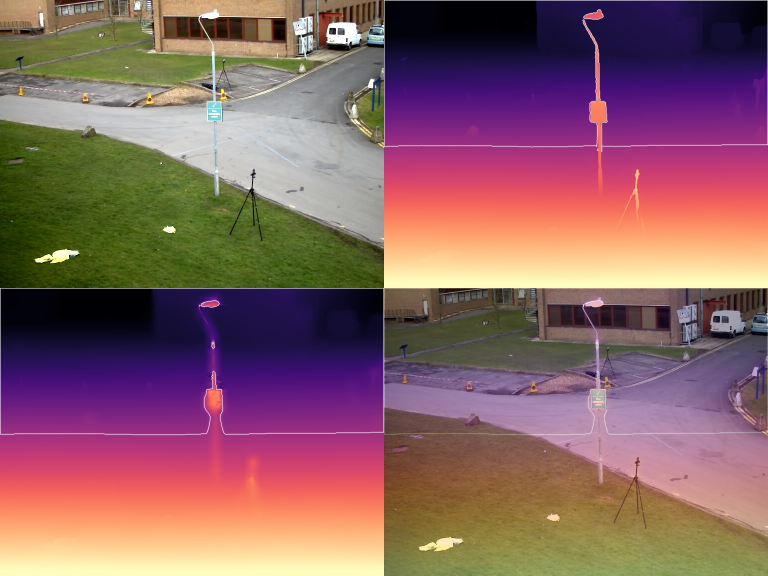
#> input picture prototype/site/inputs/depth_cmp.jpg, 1536 x 1152 px (shown at 1/2 size)
$ python -i styles.py   (imports and definitions only)   (older library calls are emulated)
#> lines starting #> are read from the running program, lines starting #| are printed output that depends on the picture; after the words box and inside, x2 and y2 are one past the last pixel; in counts of white or black regions, pixels touching at a corner belong together
### crossover/video_io.py
"""Video reading/writing helpers.

Frames are BGR uint8 numpy arrays (OpenCV convention). Writing goes through an ffmpeg pipe so the
output is a widely playable H.264 mp4 (yuv420p), which cv2.VideoWriter does not reliably produce.
"""
from __future__ import annotations

import shutil
import subprocess
from dataclasses import dataclass
from typing import Iterator

import cv2
import numpy as np


@dataclass
class VideoInfo:
    path: str
    fps: float
    n_frames: int
    width: int   # after scaling
    height: int  # after scaling
    src_width: int
    src_height: int


def _even(x: float) -> int:
    v = int(round(x))
    return v - (v % 2)


# [31 lines left out: functions probe, iter_frames, not called in this run]


class VideoWriter:
    """Context manager: write BGR uint8 frames to an H.264 mp4 through ffmpeg."""

    # [23 lines left out: functions __init__, write, close, not called in this run]

    def __enter__(self):
        return self

    def __exit__(self, *exc):
        self.close()


def to_float(img: np.ndarray) -> np.ndarray:
    return img.astype(np.float32) / 255.0


def to_uint8(img: np.ndarray) -> np.ndarray:
    return np.clip(img * 255.0 + 0.5, 0, 255).astype(np.uint8)

### crossover/styles.py
"""Colour filters of the empty scene.

Stable Diffusion starts from one of these instead of the raw plate (generate.INIT_FILTER): the filter
gives the colour layout the model would not invent from a green lawn (white snow, dark night, sepia),
and diffusion adds the content (snow texture, lit windows). They are also the first step of each
world's ladder for the Morph seam (morph.py).
"""
from __future__ import annotations

from functools import lru_cache

import cv2
import numpy as np

from .video_io import to_float, to_uint8

STYLES = ("night", "century", "painting", "winter", "underwater", "neon", "autumn", "overgrown", "comic")


# [5 lines left out: function _vignette, not called in this run]


def _luma(img_f: np.ndarray) -> np.ndarray:
    return img_f[..., 0] * 0.114 + img_f[..., 1] * 0.587 + img_f[..., 2] * 0.299


# [68 lines left out: functions night, _grain, century, _quantize, _saturate, _canvas and 1 more, not called in this run]


def _hsv(img: np.ndarray) -> np.ndarray:
    return cv2.cvtColor(img, cv2.COLOR_BGR2HSV).astype(np.float32)


# ---- winter: snow on grass and ground, cold light -----------------------------------------
# [88 lines left out: functions winter_grade, winter, autumn_grade, autumn, _moss_noise, overgrown and 2 more, not called in this run]


# ---- thermal: the world is cold, people are hot ---------------------------------------------


# ---- neon: dark synthwave night + glowing outlines ---------------------------------------------
def neon_grade(img: np.ndarray, **_) -> np.ndarray:
    f = to_float(img)
    y = _luma(f)[..., None]
    dark = np.power(y, 1.5) * 0.55
    teal, magenta = np.array([0.95, 0.75, 0.15], np.float32), np.array([0.95, 0.25, 0.95], np.float32)
    return to_uint8(dark * (teal * (1 - y) + magenta * y) * 1.4 + 0.02)


def neon(img: np.ndarray, **_) -> np.ndarray:
    w = img.shape[1]
    s = max(1.0, w / 768)
    base = to_float(neon_grade(img))
    g = cv2.GaussianBlur(cv2.cvtColor(img, cv2.COLOR_BGR2GRAY), (0, 0), 1.2 * s)
    e = cv2.Canny(g, 40, 110).astype(np.float32) / 255
    gx, gy = cv2.Sobel(g, cv2.CV_32F, 1, 0), cv2.Sobel(g, cv2.CV_32F, 0, 1)
    horiz = (np.abs(gy) > np.abs(gx)).astype(np.float32)          # edge runs horizontally
    cyan, pink = np.array([1.0, 0.95, 0.25], np.float32), np.array([0.85, 0.2, 1.0], np.float32)
    col = horiz[..., None] * cyan + (1 - horiz[..., None]) * pink
    core = cv2.GaussianBlur(e, (0, 0), 0.6 * s)[..., None]
    halo = cv2.GaussianBlur(e, (0, 0), 3.0 * s)[..., None]
    glow = np.clip(core * 1.6 + halo * 2.2, 0, 1) * col
    return to_uint8(1 - (1 - base) * (1 - glow))                   # screen blend


# ---- comic: posterised print with a halftone screen and ink lines ----------------------------
# [30 lines left out: functions _halftone_screen, comic_grade, comic, not called in this run]


_FUNCS = {"night": night, "century": century, "painting": painting, "winter": winter, "underwater": underwater,
          "neon": neon, "autumn": autumn, "overgrown": overgrown, "comic": comic}


# [4 lines left out: function apply_style, not called in this run]

>>> import cv2
>>> picture = cv2.imread('../prototype/site/inputs/depth_cmp.jpg')
#> picture is the input picture: shape (1152, 1536, 3); mean B, G, R 99.8, 97.9, 137.3
>>> result = neon(picture)
#> in _luma, `return img_f[..., 0] * 0.114 + img_f[..., 1] * 0.587 + img_f[..., 2] *..`:
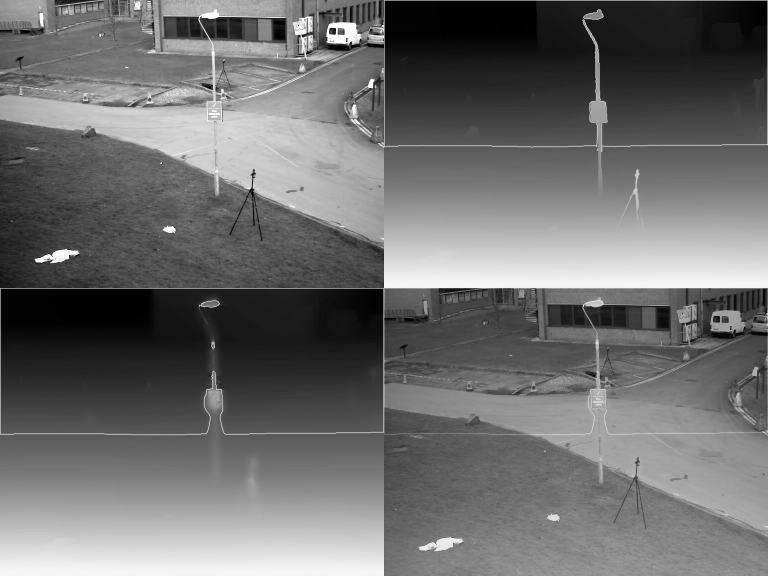
#> returned value: shape (1152, 1536) float32 (shown at 1/2 size); min 0, max 1, mean 0.431
#> in neon_grade, `dark = np.power(y, 1.5) * 0.55`:
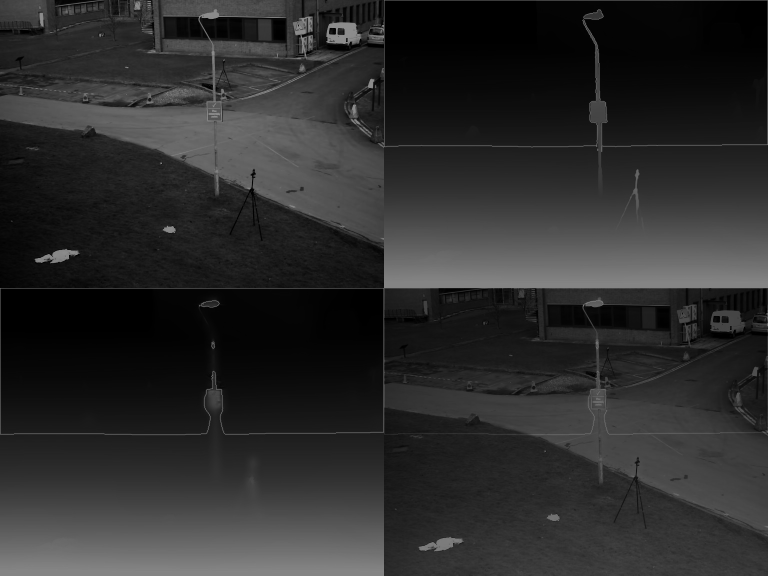
#> dark: shape (1152, 1536, 1) float32 (shown at 1/2 size); min 0, max 0.55, mean 0.174
#> in neon, `e = cv2.Canny(g, 40, 110).astype(np.float32) / 255`:
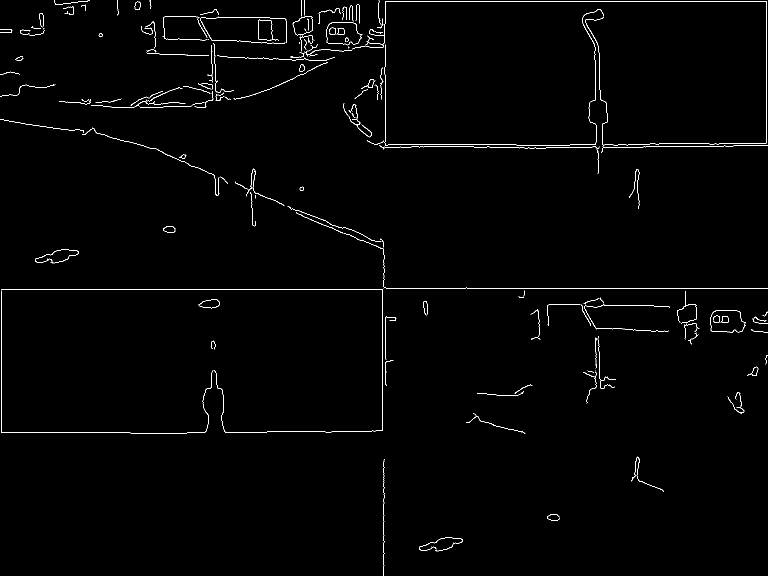
#> e: shape (1152, 1536) float32 (shown at 1/2 size); values 0 (black) and 1 (white), 1% white in thin lines or dots
#> in neon, `gx, gy = cv2.Sobel(g, cv2.CV_32F, 1, 0), cv2.Sobel(g, cv2.CV_32F, 0, 1)`:
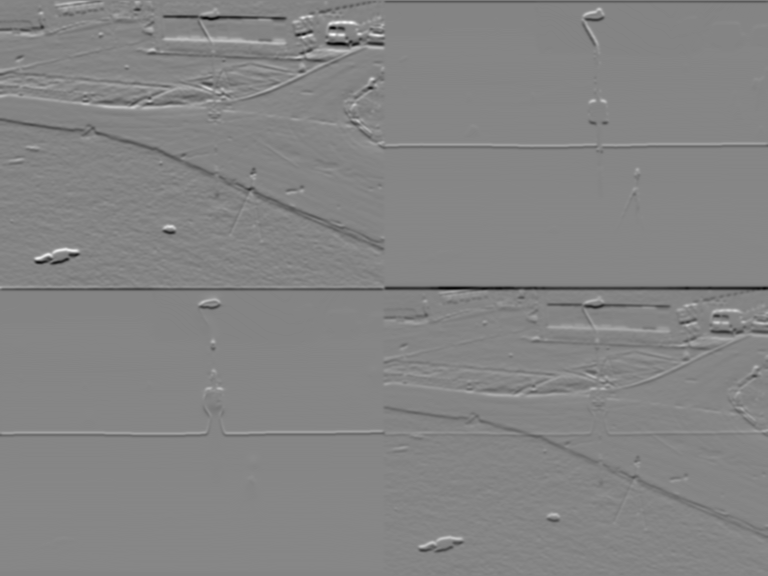
#> gy: shape (1152, 1536) float32 (shown at 1/2 size); min -290, max 269, mean 0.7; drawn with min black and max white
#> in neon, `horiz = (np.abs(gy) > np.abs(gx)).astype(np.float32)`:
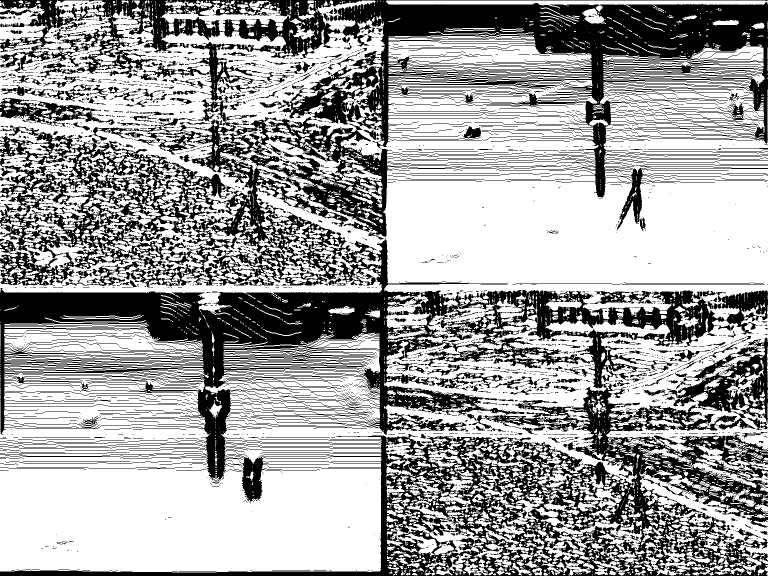
#> horiz: shape (1152, 1536) float32 (shown at 1/2 size); values 0 (black) and 1 (white), 63.1% white; 5485 black regions (4427 under 20 px), largest, box (x1, y1, x2, y2) and area: (0, 0, 1536, 1152) 523779, (1331, 675, 1536, 859) 12353, (302, 84, 561, 202) 5360
#> in neon, `col = horiz[..., None] * cyan + (1 - horiz[..., None]) * pink`:
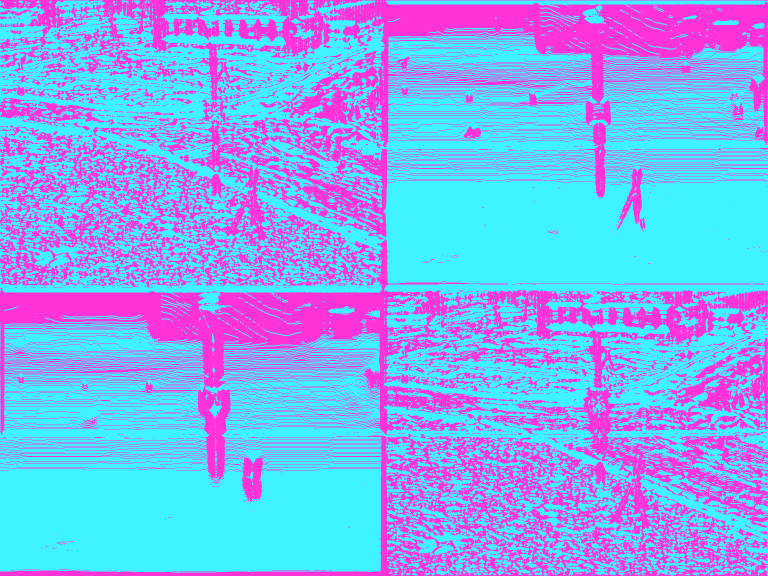
#> col: shape (1152, 1536, 3) float32 (shown at 1/2 size); mean of channels 0, 1, 2 0.95, 0.67, 0.527; drawn as B, G, R
#> in to_uint8 (call 2), `return np.clip(img * 255.0 + 0.5, 0, 255).astype(np.uint8)`:
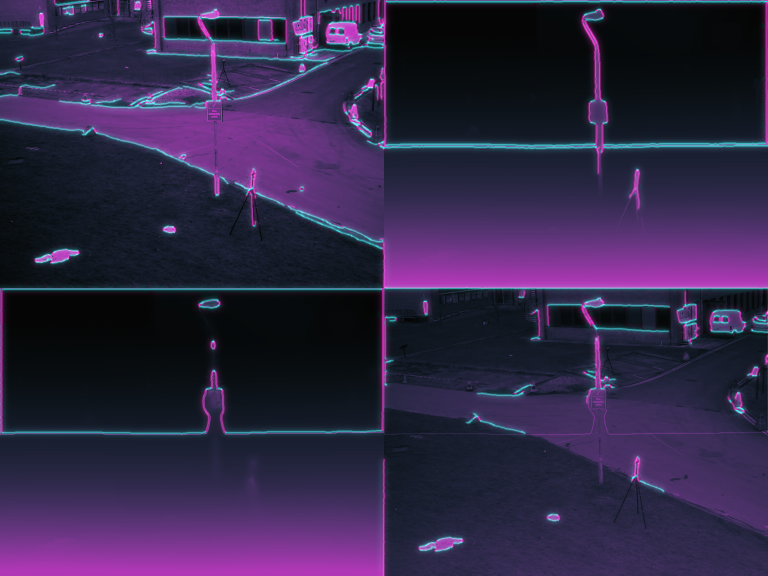
#> returned value: shape (1152, 1536, 3) (shown at 1/2 size); mean of channels 0, 1, 2 71, 38.4, 49; drawn as B, G, R

$ run again, on prototype/site/inputs/halo3_couple.png
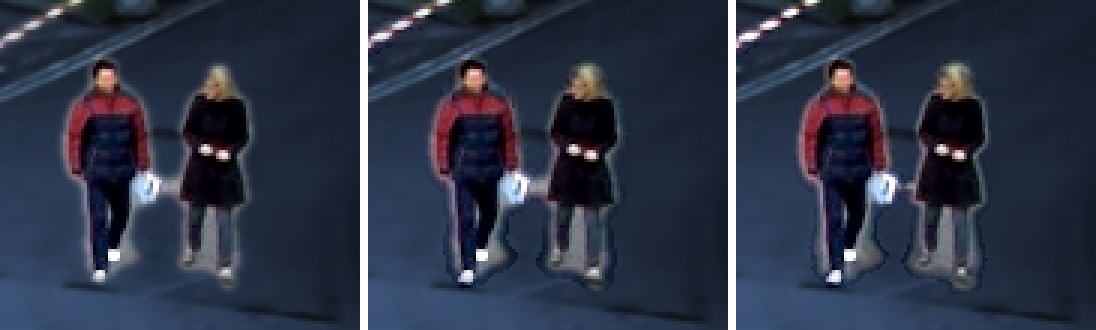
#> input picture prototype/site/inputs/halo3_couple.png, 1096 x 330 px
#> picture is the input picture: shape (330, 1096, 3); mean B, G, R 70, 52.5, 45.3
#> in neon, `e = cv2.Canny(g, 40, 110).astype(np.float32) / 255`:
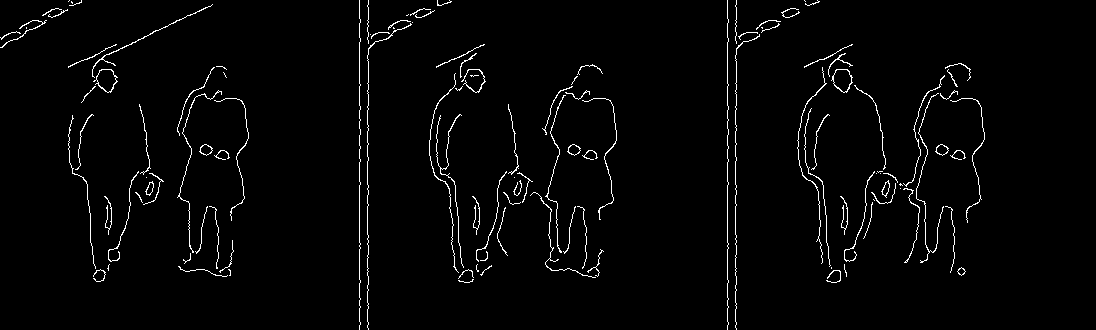
#> e: shape (330, 1096) float32; values 0 (black) and 1 (white), 2.3% white in thin lines or dots, all inside (x1, y1, x2, y2) = (0, 0, 985, 330)
#> horiz: shape (330, 1096) float32; values 0 (black) and 1 (white), 33.8% white; 2127 white regions (1681 under 20 px), largest, box (x1, y1, x2, y2) and area: (0, 1, 228, 111) 11624, (370, 1, 596, 112) 11270, (737, 1, 964, 112) 11262
#> in to_uint8 (call 2), `return np.clip(img * 255.0 + 0.5, 0, 255).astype(np.uint8)`:
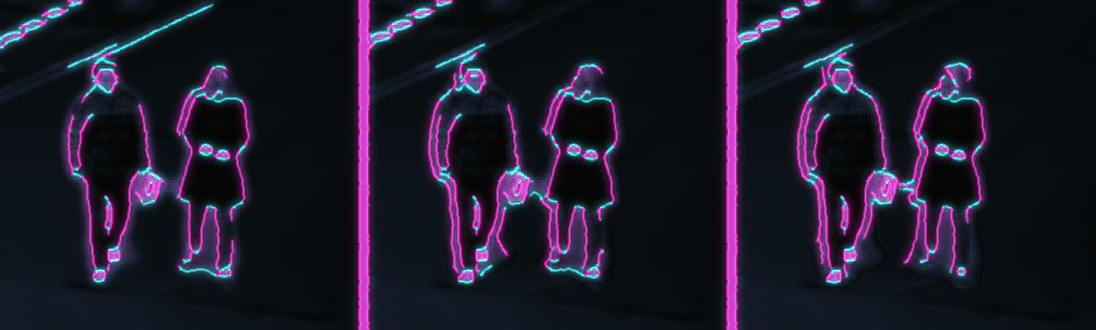
#> returned value: shape (330, 1096, 3); mean of channels 0, 1, 2 40.8, 25, 29.3; drawn as B, G, R

$ run again, on prototype/site/inputs/inner_cmp.png
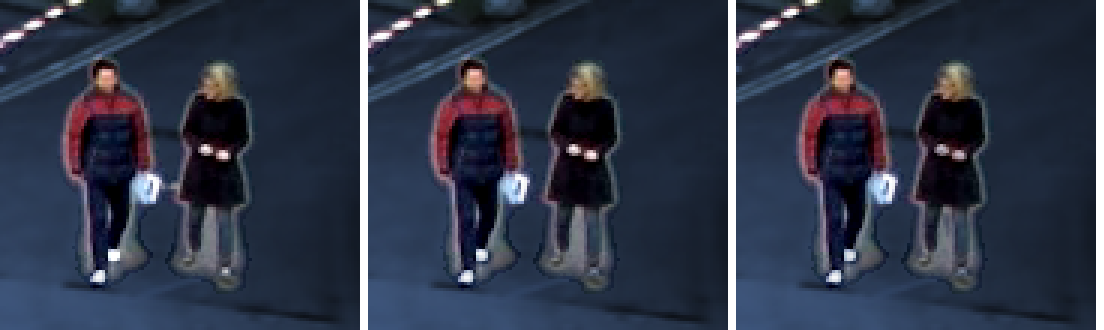
#> input picture prototype/site/inputs/inner_cmp.png, 1104 x 330 px
#> picture is the input picture: shape (330, 1104, 3); mean B, G, R 71, 53.7, 46.7
#> in neon, `e = cv2.Canny(g, 40, 110).astype(np.float32) / 255`:
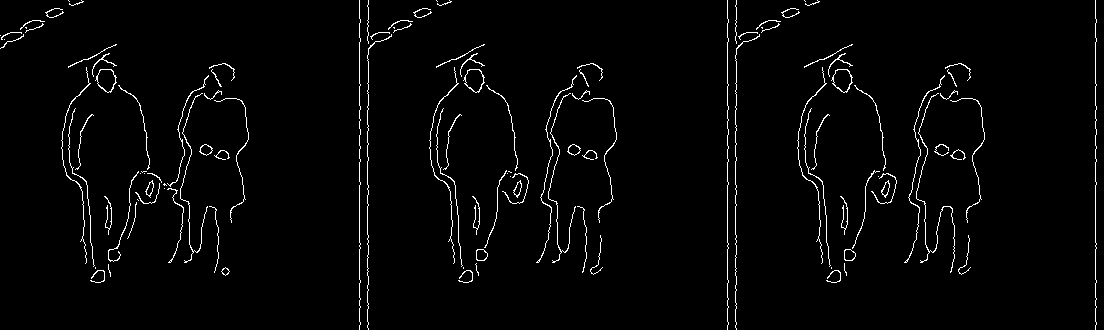
#> e: shape (330, 1104) float32; values 0 (black) and 1 (white), 2.4% white in thin lines or dots
#> horiz: shape (330, 1104) float32; values 0 (black) and 1 (white), 33.4% white; 2292 white regions (1863 under 20 px), largest, box (x1, y1, x2, y2) and area: (0, 1, 228, 111) 11722, (369, 1, 596, 112) 11266, (737, 1, 964, 112) 11266
#> in to_uint8 (call 2), `return np.clip(img * 255.0 + 0.5, 0, 255).astype(np.uint8)`:
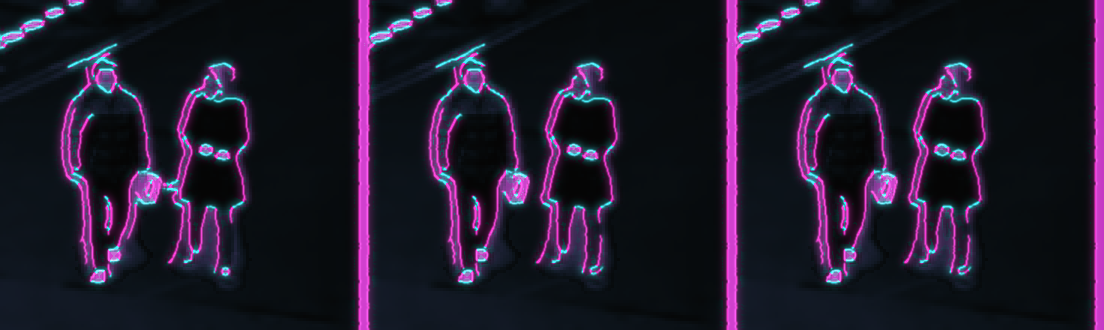
#> returned value: shape (330, 1104, 3); mean of channels 0, 1, 2 42.6, 25.2, 31.9; drawn as B, G, R
